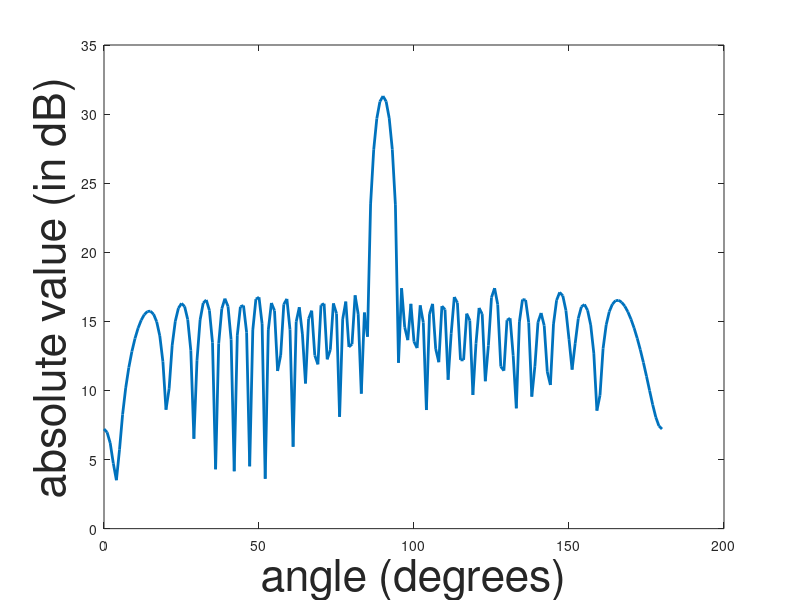

Write MATLAB code to recreate this figure.
%% Apply the chebyshev windowing in beamforming
% role: important
% status : complete.

%% basic setup
clc;
close all;

%% initialising the variables
f           = 2000;                                        %the main frequency
Fs         = 12800;                                     %sampling frequency
Ts         = 1/Fs;                                         %sampling interval
N          = 128;                                          %number of intervals

m                  = 32;                                   %number of sensors
angle             = 90;                                  %incoming angle
c                    = 1500;                              %speed of the sound signal
lambda          = c/f;                                  %wavelength of incoming signal
x                    = lambda/2;                       %sensor interspacing
d                    = x*cosd(angle)/c;             %unit delay

SNR             = 4;                                     %signal to noise ratio
SNR_weight = 10^(-1*SNR*0.05);          %SNR noise weight

t                    = (0:N-1)*Ts;                      %time matrix
matrix           = zeros(N,m);                     %initialising noise included signal

%% bringing about the natural delay
y = sin(2*pi*f*t);                                      %generating the ideal sine wave

for i = 1:m
matrix(:,i) = sin(2*pi*f*(t-(i-1)*d));
end

%% adding the noise
new_mat = zeros(N,m);                                    %initialising the noise matrix
new_mat = matrix + SNR_weight*rand(N,m);   %creating the impure matrix

%% taking the fourier transform
NFFT = N;                                               %number of frequency samples
fend = (NFFT-1)*Fs/NFFT;                      %finding the end frequency
w_axis = linspace(0,fend,NFFT);            %creating the spacing

Fourier = fft(new_mat,NFFT);                 %taking the fourier transform

%% Choosing the frequency row
index = f/(Fs/NFFT)+1;
f_mat=zeros(1,m);
f_mat(1,:)=Fourier(index,:);

%% bringing the chebyshev window
cheb_window = chebwin(m,30);

for i = 1:m
f_mat(1,i) = f_mat(1,i)*cheb_window(i,1);
end
%% bringing the delay in frequency region

angle_matrix= zeros(1,181);
delay_column = zeros(m,1);

for test_angle = 0:180
test_d = x*cosd(test_angle)/c;             %the unit delay for test angle

for i = 1:m
delay_column(i,1) = exp(1*1i*2*pi*f*(i-1)*test_d);
end

angle_matrix(1,test_angle+1) = abs(f_mat*delay_column);
end

%% plotting the beam formed output
angle_axis = linspace(0,180,181);           %setting up the angle axis

plot(angle_axis,10*log10(angle_matrix),'linewidth',2);        %plotting the angle matrix
xlabel('angle (degrees)','FontSize',32)
ylabel('absolute value (in dB)','FontSize',32)


